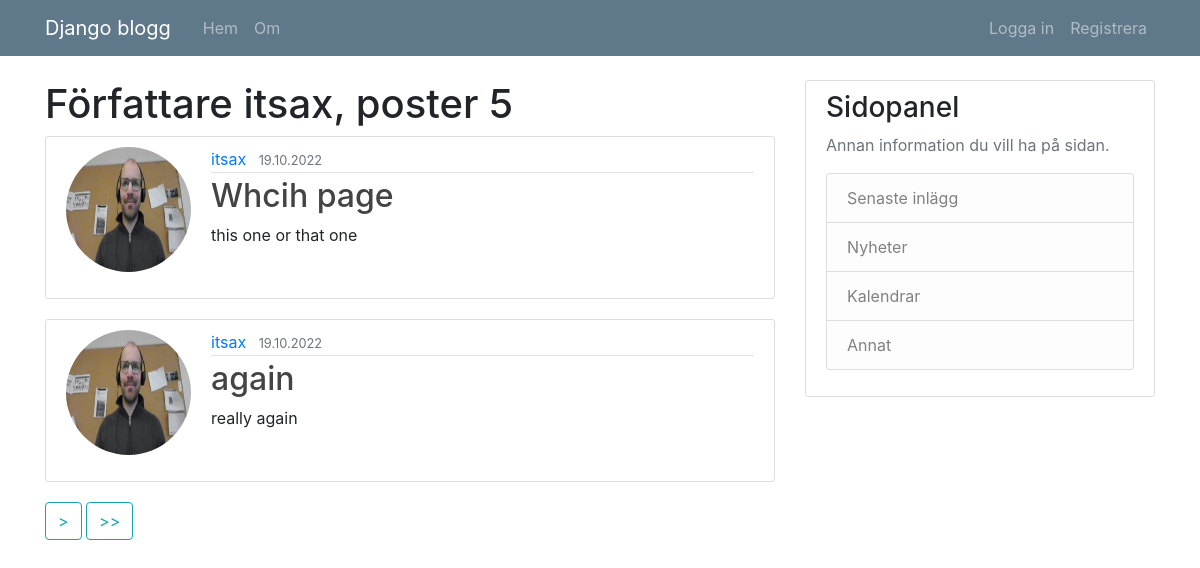
/anv/itsax/, run on the app's committed database.
### blogg/models.py (models this page shows, shortened)
class Post(models.Model):
    titel=models.CharField(max_length=100)
    innehall=models.TextField()
    datum_skapad=models.DateTimeField(default=timezone.now)
    forfattare=models.ForeignKey(User,on_delete=models.CASCADE)

### anvandare/models.py (models this page shows, shortened)
class Profil(models.Model):
    user = models.OneToOneField(User, on_delete=models.CASCADE)
    image = models.ImageField(default='ingen.png', upload_to='profil_bilder')

### blogg/views.py (the view)
# urls.py: path('anv/<str:username>/', views.AnvandarePostLista.as_view(), name='post-anvandare'),
class AnvandarePostLista(ListView):
    model=Post
    template_name = 'blogg/anvandare_poster.html'
    context_object_name = 'poster'
    ordering = ['-datum_skapad']
    paginate_by = 2
    def get_queryset(self):
        user = get_object_or_404(User,username=self.kwargs.get('username'))
        return Post.objects.filter(forfattare=user).order_by('-datum_skapad')

### blogg/templates/blogg/anvandare_poster.html (shortened to what this page needs)
{% extends 'blogg/mall.html' %}
{% block innehall %}
    <h1>Författare {{view.kwargs.username}}, poster {{page_obj.paginator.count}}</h1>
    {% for post in poster %}
    <article class="media content-section">
      <img class="rounded-circle account-img" src="{{post.forfattare.profil.image.url}}" alt="författare profilbild">
        <div class="media-body">
          <div class="article-metadata">
            <a class="mr-2" href="#">{{ post.forfattare }}</a>
            <small class="text-muted">{{ post.datum_skapad|date:"d.m.Y" }}</small>
          </div>
          <h2><a class="article-title" href="{% url 'post-sida' post.id %}">{{ post.titel }}</a></h2>
          <p class="article-content">{{ post.innehall }}</p>
        </div>
      </article>
    {% endfor %}
    {% if is_paginated %}
      {% if page_obj.has_next %}
        <a class="btn btn-outline-info mb-4" href="?page={{page_obj.next_page_number}}">></a>
        {% if page_obj.next_page_number != page_obj.paginator.num_pages %}
          <a class="btn btn-outline-info mb-4" href="?page={{page_obj.paginator.num_pages}}">>></a>
        {% endif %}
      {% endif %}
    {% endif %}
{% endblock innehall %}

### blogg/static/blogg/main.css (style rules this page uses)
body { background: #fafafa; color: #333333; margin-top: 5rem; }
h1, h2, h3, h4, h5, h6 { color: #444444; }
.content-section { background: #ffffff; padding: 10px 20px; border: 1px solid #dddddd; border-radius: 3px; margin-bottom: 20px; }
.article-title { color: #444444; }
.article-content { white-space: pre-line; }
.article-metadata { padding-bottom: 1px; margin-bottom: 4px; border-bottom: 1px solid #e3e3e3 }
.account-img { height: 125px; width: 125px; margin-right: 20px; margin-bottom: 16px; }

### data on the page
Post: forfattare.profil.image (picture), forfattare "itsax", datum_skapad "19.10.2022", titel "Whcih page", innehall "this one or that one"
Post: forfattare.profil.image (picture), forfattare "itsax", datum_skapad "19.10.2022", titel "again", innehall "really again"

### other printed values
{{ view.kwargs.username }} "itsax"
{{ page_obj.paginator.count }} "5"
